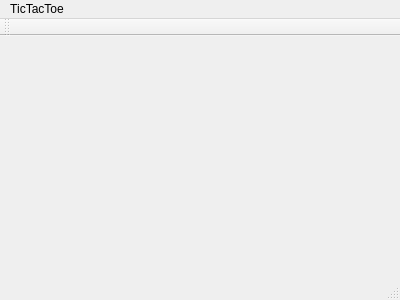
<?xml version="1.0" encoding="UTF-8"?>
<ui version="4.0">
 <class>TicTacToe</class>
 <widget class="QMainWindow" name="TicTacToe">
  <property name="geometry">
   <rect>
    <x>0</x>
    <y>0</y>
    <width>400</width>
    <height>300</height>
   </rect>
  </property>
  <property name="windowTitle">
   <string>MainWindow</string>
  </property>
  <widget class="QWidget" name="centralWidget"/>
  <widget class="QMenuBar" name="menuBar">
   <property name="geometry">
    <rect>
     <x>0</x>
     <y>0</y>
     <width>400</width>
     <height>27</height>
    </rect>
   </property>
   <widget class="QMenu" name="menuTicTacToe">
    <property name="title">
     <string>TicTacToe</string>
    </property>
   </widget>
   <addaction name="menuTicTacToe"/>
  </widget>
  <widget class="QToolBar" name="mainToolBar">
   <attribute name="toolBarArea">
    <enum>TopToolBarArea</enum>
   </attribute>
   <attribute name="toolBarBreak">
    <bool>false</bool>
   </attribute>
  </widget>
  <widget class="QStatusBar" name="statusBar"/>
 </widget>
 <layoutdefault spacing="6" margin="11"/>
 <resources/>
 <connections/>
</ui>
